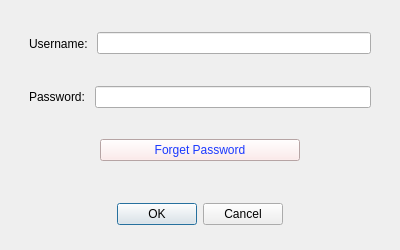
<?xml version="1.0" encoding="UTF-8"?>
<ui version="4.0">
 <class>Login</class>
 <widget class="QDialog" name="Login">
  <property name="geometry">
   <rect>
    <x>0</x>
    <y>0</y>
    <width>400</width>
    <height>250</height>
   </rect>
  </property>
  <property name="sizePolicy">
   <sizepolicy hsizetype="Fixed" vsizetype="Fixed">
    <horstretch>0</horstretch>
    <verstretch>0</verstretch>
   </sizepolicy>
  </property>
  <property name="minimumSize">
   <size>
    <width>400</width>
    <height>250</height>
   </size>
  </property>
  <property name="maximumSize">
   <size>
    <width>16777215</width>
    <height>250</height>
   </size>
  </property>
  <property name="windowTitle">
   <string>Dialog</string>
  </property>
  <layout class="QVBoxLayout" name="verticalLayout">
   <item>
    <widget class="QWidget" name="widget" native="true">
     <layout class="QVBoxLayout" name="verticalLayout_2">
      <item>
       <widget class="QWidget" name="widget_2" native="true">
        <layout class="QHBoxLayout" name="horizontalLayout">
         <item>
          <widget class="QLabel" name="login_username_text">
           <property name="text">
            <string>Username: </string>
           </property>
          </widget>
         </item>
         <item>
          <widget class="QLineEdit" name="login_username_line_edit"/>
         </item>
        </layout>
       </widget>
      </item>
      <item>
       <widget class="QWidget" name="widget_3" native="true">
        <layout class="QHBoxLayout" name="horizontalLayout_2">
         <item>
          <widget class="QLabel" name="login_password_text">
           <property name="text">
            <string>Password: </string>
           </property>
          </widget>
         </item>
         <item>
          <widget class="QLineEdit" name="login_password_line_edit">
           <property name="echoMode">
            <enum>QLineEdit::PasswordEchoOnEdit</enum>
           </property>
          </widget>
         </item>
        </layout>
       </widget>
      </item>
      <item>
       <widget class="QWidget" name="widget_4" native="true">
        <layout class="QHBoxLayout" name="horizontalLayout_3">
         <item>
          <widget class="QPushButton" name="login_forget_password_BTN">
           <property name="maximumSize">
            <size>
             <width>200</width>
             <height>16777215</height>
            </size>
           </property>
           <property name="styleSheet">
            <string notr="true">color: rgb(26, 57, 255);
background-color: rgb(255, 229, 229);</string>
           </property>
           <property name="text">
            <string>Forget Password</string>
           </property>
          </widget>
         </item>
        </layout>
       </widget>
      </item>
     </layout>
    </widget>
   </item>
   <item>
    <widget class="QDialogButtonBox" name="login_page_BTN">
     <property name="maximumSize">
      <size>
       <width>16777215</width>
       <height>50</height>
      </size>
     </property>
     <property name="orientation">
      <enum>Qt::Horizontal</enum>
     </property>
     <property name="standardButtons">
      <set>QDialogButtonBox::Cancel|QDialogButtonBox::Ok</set>
     </property>
     <property name="centerButtons">
      <bool>true</bool>
     </property>
    </widget>
   </item>
  </layout>
 </widget>
 <resources/>
 <connections>
  <connection>
   <sender>login_page_BTN</sender>
   <signal>accepted()</signal>
   <receiver>Login</receiver>
   <slot>accept()</slot>
   <hints>
    <hint type="sourcelabel">
     <x>248</x>
     <y>254</y>
    </hint>
    <hint type="destinationlabel">
     <x>157</x>
     <y>274</y>
    </hint>
   </hints>
  </connection>
  <connection>
   <sender>login_page_BTN</sender>
   <signal>rejected()</signal>
   <receiver>Login</receiver>
   <slot>reject()</slot>
   <hints>
    <hint type="sourcelabel">
     <x>316</x>
     <y>260</y>
    </hint>
    <hint type="destinationlabel">
     <x>286</x>
     <y>274</y>
    </hint>
   </hints>
  </connection>
 </connections>
</ui>
